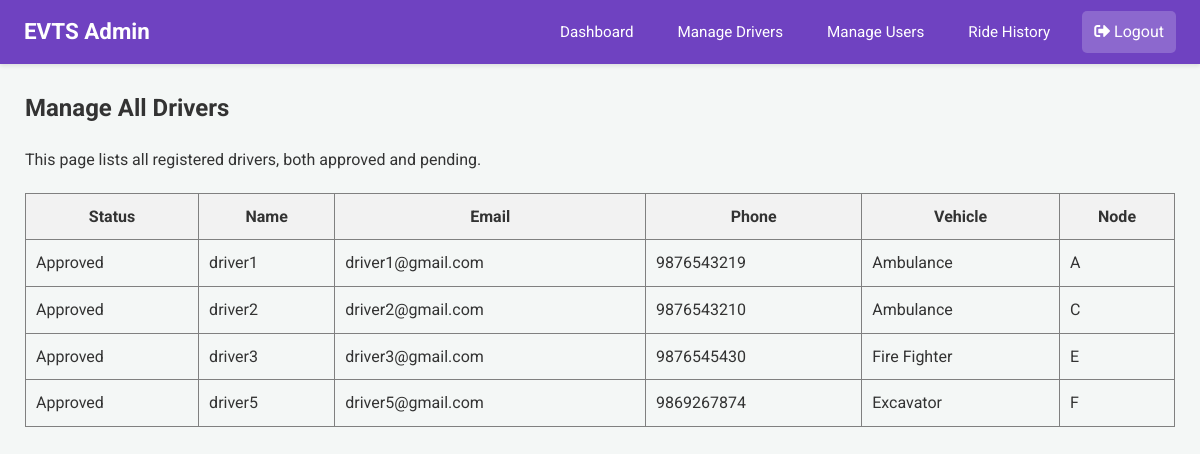
/admin/manage-drivers (signed in), run on an earlier commit of the app's database.
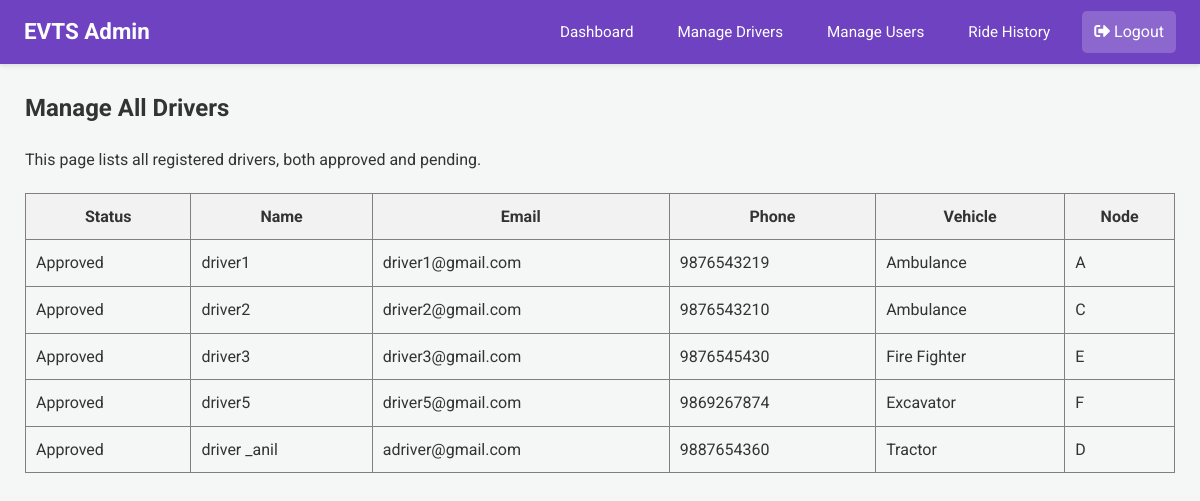
And on a later commit of the database.
### app.py (models this page shows)
class Driver(db.Model):
    email = db.Column(db.String(120), primary_key=True)
    name = db.Column(db.String(100))
    phone = db.Column(db.String(15))
    password = db.Column(db.String(256)) # Increased length for hash
    vehicle = db.Column(db.String(50))
    node = db.Column(db.String(10), nullable=False)
    is_approved = db.Column(db.Boolean, default=False, nullable=False)

### app.py (the view)
@app.route('/admin/manage-drivers')
@login_required_admin
def manage_drivers():
    admin = Admin.query.get(session['admin'])
    all_drivers = Driver.query.order_by(Driver.is_approved.asc()).all()
    response = make_response(render_template('admin_manage_drivers.html', admin=admin, drivers=all_drivers))
    return add_no_cache_to_response(response)

### app.py (called while the page is built)
def login_required_admin(f):
    @wraps(f)
    def decorated_function(*args, **kwargs):
        if 'admin' not in session:
            flash("Admin access required.", "error")
            return redirect(url_for('login'))
        return f(*args, **kwargs)
    return decorated_function

def add_no_cache_to_response(response):
    response.headers["Cache-Control"] = "no-cache, no-store, must-revalidate, public, max-age=0"
    response.headers["Pragma"] = "no-cache"
    response.headers["Expires"] = "0"
    return response

### templates/admin_manage_drivers.html (shortened to what this page needs)
{% extends 'admin_base.html' %}
{% block content %}
<h2>Manage All Drivers</h2>
<p>This page lists all registered drivers, both approved and pending.</p>
<table border="1" style="width: 100%; border-collapse: collapse; margin-top: 20px;">
    <thead>
        <tr style="background-color: #f2f2f2;">
            <th style="padding: 10px;">Status</th>
            <th style="padding: 10px;">Name</th>
            <th style="padding: 10px;">Email</th>
            <th style="padding: 10px;">Phone</th>
            <th style="padding: 10px;">Vehicle</th>
            <th style="padding: 10px;">Node</th>
        </tr>
    </thead>
    <tbody>
    {% for driver in drivers %}
    <tr>
        <td class="status-cell {% if driver.is_approved %}status-approved{% else %}status-pending{% endif %}" style="padding: 10px;">
            {% if driver.is_approved %}Approved{% else %}Pending{% endif %}
        </td>
        <td style="padding: 10px;">{{ driver.name }}</td>
        <td style="padding: 10px;">{{ driver.email }}</td>
        <td style="padding: 10px;">{{ driver.phone }}</td>
        <td style="padding: 10px;">{{ driver.vehicle }}</td>
        <td style="padding: 10px;">{{ driver.node }}</td>
    </tr>
    {% endfor %}
    </tbody>
</table>
{% endblock %}

### templates/admin_base.html (shortened to what this page needs)
<!DOCTYPE html>
<html>
<head>
    <link rel="stylesheet" href="{{ url_for('static', filename='css/dashboard_styles.css') }}">
    <link rel="stylesheet" href="https://cdnjs.cloudflare.com/ajax/libs/font-awesome/5.15.4/css/all.min.css" />
</head>
<body>
    <nav class="navbar admin-navbar">
        <a href="{{ url_for('admin_dashboard') }}" class="nav-brand">EVTS Admin</a>
        <div class="nav-links">
            <a href="{{ url_for('admin_dashboard') }}">Dashboard</a>
            <a href="{{ url_for('manage_drivers') }}">Manage Drivers</a>
            <a href="{{ url_for('manage_users') }}">Manage Users</a>
            <a href="{{ url_for('global_ride_history') }}">Ride History</a>
        </div>
        <div class="navbar-profile">
            <a href="{{ url_for('logout') }}" style="color: white; text-decoration: none; background-color: rgba(255,255,255,0.2); padding: 8px 12px; border-radius: 5px;">
                <i class="fas fa-sign-out-alt"></i> Logout
            </a>
        </div>
    </nav>
    <div class="dashboard-content">
        {% block content %}{% endblock %}
    </div>
</body>
</html>

### static/css/dashboard_styles.css (style rules this page uses)
body { font-family: 'Roboto', 'Segoe UI', Tahoma, Geneva, Verdana, sans-serif; margin: 0; background-color: #f4f7f6; color: #333; line-height: 1.6; }
nav.navbar { padding: 0.7rem 1.5rem; color: white; box-shadow: 0 2px 4px rgba(0, 0, 0, 0.1); display: flex; align-items: center; position: relative; z-index: 1001; }
nav.navbar .nav-brand { font-size: 1.4em; font-weight: bold; color: white; text-decoration: none; }
nav.navbar .nav-links { display: flex; align-items: center; margin-left: auto; }
nav.navbar .nav-links a { color: white; margin-left: 20px; text-decoration: none; padding: 8px 12px; border-radius: 4px; transition: background-color 0.2s ease-in-out; font-size: 0.95em; }
.dashboard-content { padding: 25px; max-width: 1200px; margin: 0 auto; }
.dashboard-content h2, .dashboard-content h3, .dashboard-content h4 { color: #333; margin-top: 0; }
.dashboard-content p { margin-bottom: 1rem; }
.navbar-profile { position: relative; display: flex; align-items: center; margin-left: 20px; }

### templates/admin_base.html (style rules this page uses)
nav.admin-navbar { background-color: #6f42c1; }

What changed in the data, as far as the page shows it:
added Driver: is_approved "Approved", name "driver _anil", email "adriver@gmail.com", phone "9887654360", vehicle "Tractor", node "D"
